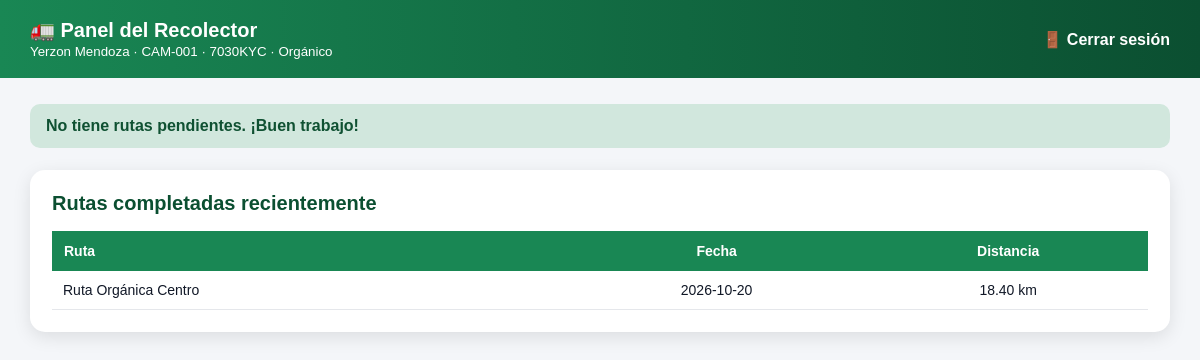
The page /recolector/panel-recolector.php (signed in) on the database its author committed.
### tables this page shows
CREATE TABLE camiones (
    id INT AUTO_INCREMENT PRIMARY KEY,
    codigo VARCHAR(20) NULL,
    placa VARCHAR(20) NOT NULL UNIQUE,
    conductor VARCHAR(100) NOT NULL,
    telefono_conductor VARCHAR(20) NULL,
    licencia VARCHAR(30) NULL,
    categoria_licencia VARCHAR(5) NULL,
    vencimiento_licencia DATE NULL,
    capacidad VARCHAR(30) NOT NULL,
    tipo_residuo VARCHAR(30) NOT NULL,
    estado VARCHAR(30) NOT NULL DEFAULT 'Activo',
    fecha_registro DATETIME DEFAULT CURRENT_TIMESTAMP
);

CREATE TABLE rutas (
    id INT AUTO_INCREMENT PRIMARY KEY,
    nombre_ruta VARCHAR(100) NOT NULL,
    id_camion INT NULL,
    tipo_residuo VARCHAR(30) NOT NULL,
    fecha DATE NOT NULL,
    hora TIME NOT NULL,
    estado VARCHAR(30) NOT NULL DEFAULT 'Pendiente',
    lat_inicio DECIMAL(10,7) NULL,
    lng_inicio DECIMAL(10,7) NULL,
    lat_fin DECIMAL(10,7) NULL,
    lng_fin DECIMAL(10,7) NULL,
    distancia DECIMAL(8,2) NULL,
    tiempo_estimado VARCHAR(20) NULL,
    fecha_registro DATETIME DEFAULT CURRENT_TIMESTAMP,
    CONSTRAINT fk_ruta_camion FOREIGN KEY (id_camion) REFERENCES camiones(id) ON DELETE SET NULL
);

### includes/funciones.php (called while the page is built, shortened)
<?php
function e($texto)
{
    return htmlspecialchars((string)$texto, ENT_QUOTES, 'UTF-8');
}
function consulta($conexion, $sql, $tipos = "", $params = [])
{
    $stmt = $conexion->prepare($sql);
    if ($tipos !== "") {
        $stmt->bind_param($tipos, ...$params);
    }
    if (!$stmt->execute()) {
        return false;
    }
    $res = $stmt->get_result();
    return $res === false ? true : $res;
}
function filas($resultado)
{
    $lista = [];
    if ($resultado && $resultado !== true) {
        while ($f = $resultado->fetch_assoc()) {
            $lista[] = $f;
        }
    }
    return $lista;
}

### recolector/panel-recolector.php (the view, shortened to what this page needs)
<?php
require_once __DIR__ . '/../includes/auth.php';
$idCamion = intval($_SESSION['id_camion'] ?? 0);
$res = consulta($conexion, "SELECT * FROM camiones WHERE id=?", "i", [$idCamion]);
$camion = ($res && $res !== true) ? $res->fetch_assoc() : null;
$rutas = filas(consulta($conexion, "SELECT * FROM rutas WHERE id_camion=? AND estado <> 'Completada' ORDER BY fecha, hora", "i", [$idCamion]));
$ruta = $rutas[0] ?? null;
$detalle = $ruta ? filas(consulta($conexion, "SELECT d.*, c.codigo, c.ubicacion, c.nivel_llenado, c.latitud, c.longitud, c.estado FROM detalle_ruta d JOIN contenedores c ON d.id_contenedor=c.id WHERE d.id_ruta=? ORDER BY d.orden", "i", [$ruta['id']])) : [];
$hechas = filas(consulta($conexion, "SELECT * FROM rutas WHERE id_camion=? AND estado='Completada' ORDER BY fecha DESC LIMIT 5", "i", [$idCamion]));
?>
<!DOCTYPE html>
<html lang="es">
<head>
    <link rel="stylesheet" href="../assets/leaflet/leaflet.css">
    <link rel="stylesheet" href="../assets/css/estilos.css">
</head>
<body>
    <div class="topbar">
        <div><b style="font-size:20px;">🚛 Panel del Recolector</b><br><small><?= e($_SESSION['nombre']) ?> · <?= $camion ? e($camion['codigo'] . ' · ' . $camion['placa'] . ' · ' . $camion['tipo_residuo']) : 'Sin camión asignado' ?></small></div>
        <a href="../logout.php">🚪 Cerrar sesión</a>
    </div>
    <div class="main">
        <?php if (!$ruta) { ?>
            <div class="exito">No tiene rutas pendientes. ¡Buen trabajo!</div>
        <?php } ?>
        <?php if ($hechas) { ?>
            <div class="panel" style="margin-top:22px;">
                <h2>Rutas completadas recientemente</h2>
                <table><tr><th class="izq">Ruta</th><th>Fecha</th><th>Distancia</th></tr>
                    <?php foreach ($hechas as $h) { ?><tr><td class="izq"><?= e($h['nombre_ruta']) ?></td><td><?= e($h['fecha']) ?></td><td><?= e($h['distancia']) ?> km</td></tr><?php } ?>
                </table>
            </div>
        <?php } ?>
    </div>
</body>
</html>

### assets/css/estilos.css (style rules this page uses)
* { margin: 0; padding: 0; box-sizing: border-box; font-family: Arial, sans-serif; }
body { background: #f4f6f9; color: #111827; }
table { width: 100%; border-collapse: collapse; background: white; font-size: 14px; }
th { background: #198754; color: white; padding: 12px; text-align: center; }
td { padding: 11px; border-bottom: 1px solid #e5e7eb; text-align: center; }
td.izq, th.izq { text-align: left; }
.panel { background: white; padding: 22px; border-radius: 15px; box-shadow: 0 5px 18px rgba(0, 0, 0, 0.10); }
.panel h2 { margin-bottom: 16px; color: #0b4f31; font-size: 20px; }
.exito { background: #d1e7dd; color: #0f5132; padding: 13px 16px; border-radius: 10px; margin-bottom: 18px; font-weight: bold; }

### recolector/panel-recolector.php (style rules this page uses)
.topbar { background: linear-gradient(90deg, #198754, #0b4f31); color: white; padding: 18px 30px; display: flex; justify-content: space-between; align-items: center; }
.topbar a { color: white; font-weight: bold; text-decoration: none; }
.main { padding: 26px 30px; }

### rows shown on the page
camiones: codigo+placa+tipo_residuo "CAM-001 · 7030KYC · Orgánico"
rutas: nombre_ruta "Ruta Orgánica Centro", fecha "2026-10-20", distancia "18.40"

### other values the page prints
$_SESSION['nombre'] "Yerzon Mendoza"
